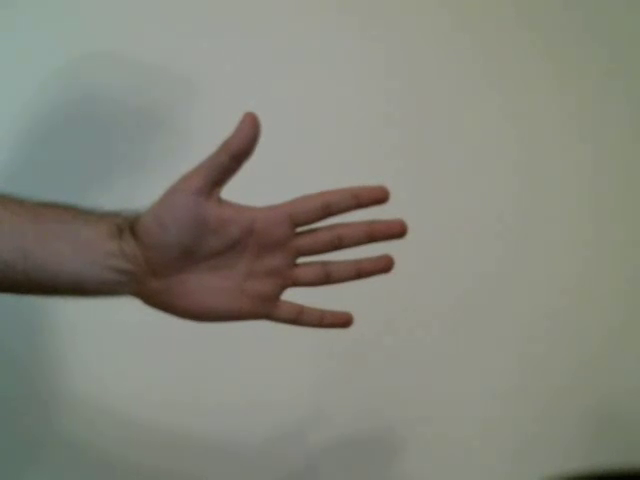
#> input picture frame 34 of Lab/opencv/python/data/hand_move.mp4, 640 x 480 px, given in place of the camera
$ python camera.py
#> lines starting #> are read from the running program, lines starting #| are printed output that depends on the picture
import cv2
import time
import platform

capture = cv2.VideoCapture(0) # grab default camera

width = int(capture.get(cv2.CAP_PROP_FRAME_WIDTH)) # grab frame width
height = int(capture.get(cv2.CAP_PROP_FRAME_HEIGHT)) # grab frame height

fps = capture.get(cv2.CAP_PROP_FPS)
print(f'Camera FPS: {fps}')

window_name = f'Platform: {platform.system()}'
cv2.namedWindow(window_name)

fourcc = cv2.VideoWriter_fourcc(*'mp4v')
writer = cv2.VideoWriter('test_video_0.mp4', fourcc, 30, (width, height))

prev_time = 0

while True:
    ret, frame = capture.read()
#> frame is the input picture: shape (480, 640, 3); mean B, G, R 123.8, 134.2, 133.3
    if not ret:
        break

    curr_time = time.time()
    real_time_fps = 1 / (curr_time - prev_time) if (curr_time - prev_time) > 0 else 0
    prev_time = curr_time

    gray = cv2.cvtColor(frame, cv2.COLOR_BGR2GRAY)
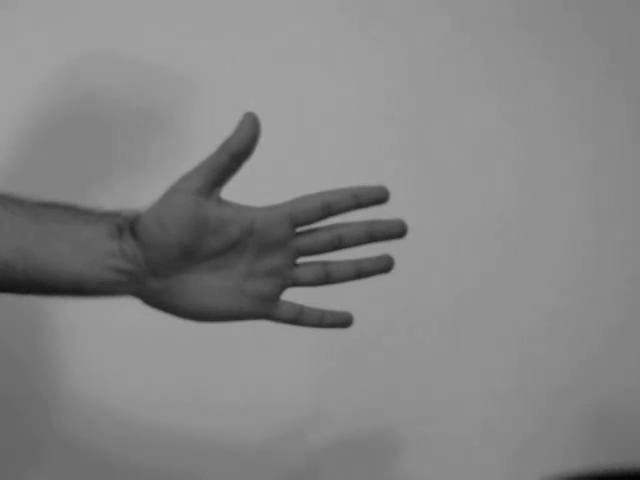
#> gray: shape (480, 640); min 3, max 166, mean 132.8
    display_frame = cv2.cvtColor(gray, cv2.COLOR_GRAY2BGR)

    # Create a blank image for the FPS text
    text_img = display_frame.copy()
    text_img[:] = 0  # Make it black
#> text_img: shape (480, 640, 3); every value is 0

    # Draw FPS text on the blank image
    cv2.putText(text_img, f'FPS: {real_time_fps:.2f}', (10, 30),
                cv2.FONT_HERSHEY_SIMPLEX, 1, (0,255,0), 2)
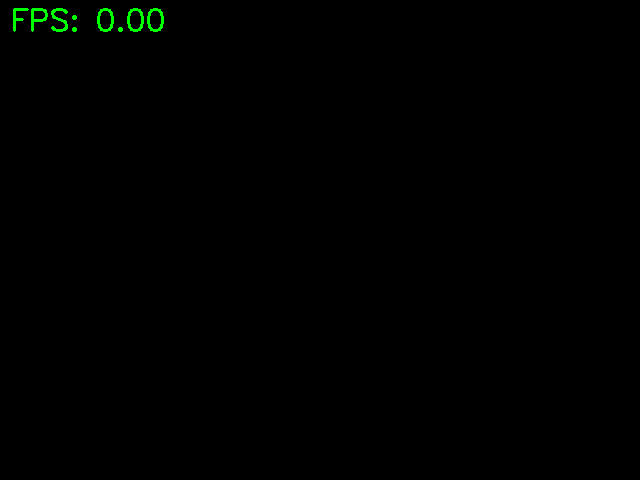
#> text_img: shape (480, 640, 3); mean B, G, R 0, 0.9, 0

    # Crop the region where the text is drawn
    text_roi = text_img[0:50, 0:250]  # Adjust size as needed
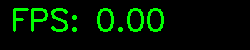
#> text_roi: shape (50, 250, 3); mean B, G, R 0, 21.2, 0

    # Flip the text ROI horizontally
    flipped_text = cv2.flip(text_roi, 1)
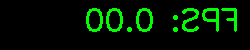
#> flipped_text: shape (50, 250, 3); mean B, G, R 0, 21.2, 0

    # Place the flipped text back onto the display frame
    display_frame[0:50, 0:250] = flipped_text
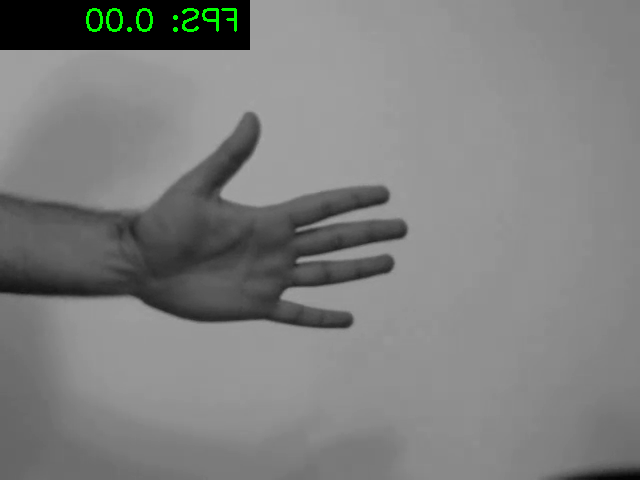
#> display_frame: shape (480, 640, 3); mean B, G, R 126.3, 127.2, 126.3

    writer.write(frame)
    cv2.imshow(window_name, cv2.flip(display_frame,1))
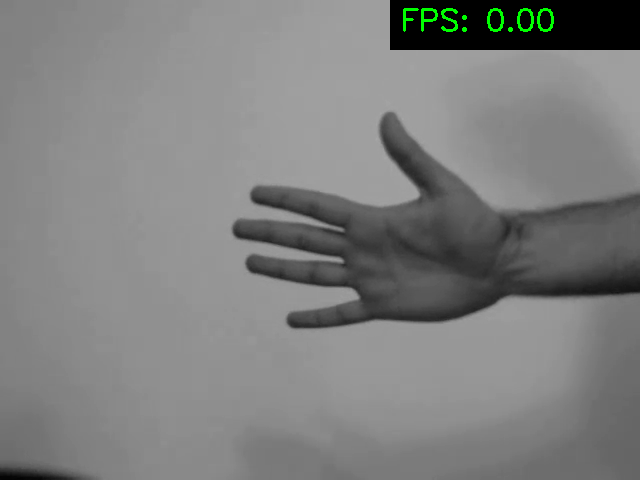
#> window 'Platform: Linux': shape (480, 640, 3); mean B, G, R 126.3, 127.2, 126.3

    if cv2.waitKey(1) & 0xFF == ord('q'):
#> (key q is pressed here)
        break

capture.release()
writer.release()
cv2.destroyAllWindows()

$ run again, starting later in the video
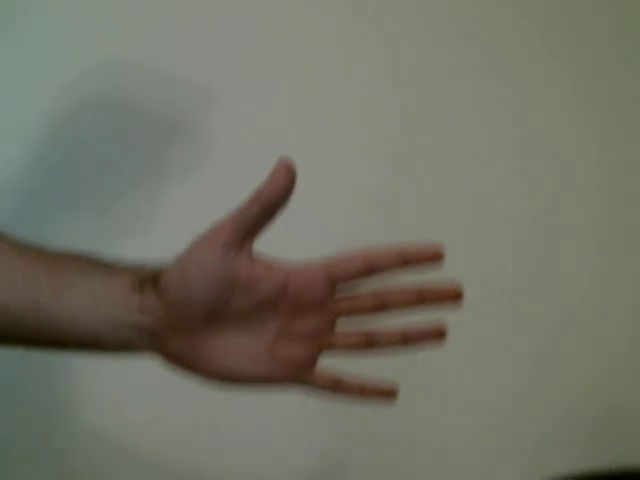
#> input picture frame 153 of Lab/opencv/python/data/hand_move.mp4, 640 x 480 px, given in place of the camera
#> frame is the input picture: shape (480, 640, 3); mean B, G, R 101.6, 114.6, 114.7
#> `display_frame[0:50, 0:250] = flipped_text`:
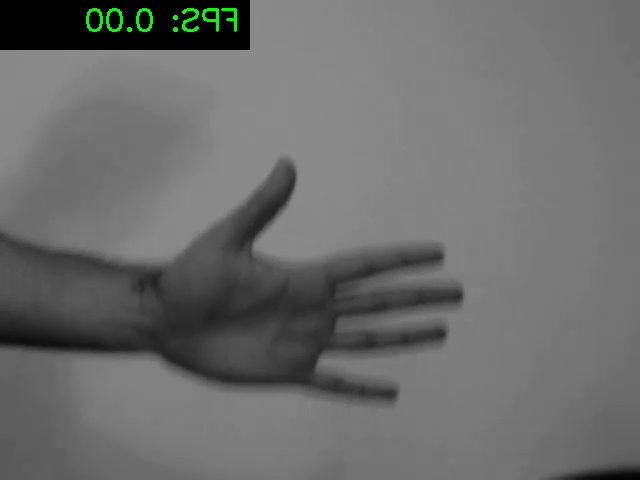
#> display_frame: shape (480, 640, 3); mean B, G, R 107.6, 108.5, 107.6
#> `cv2.imshow(window_name, cv2.flip(display_frame,1))`:
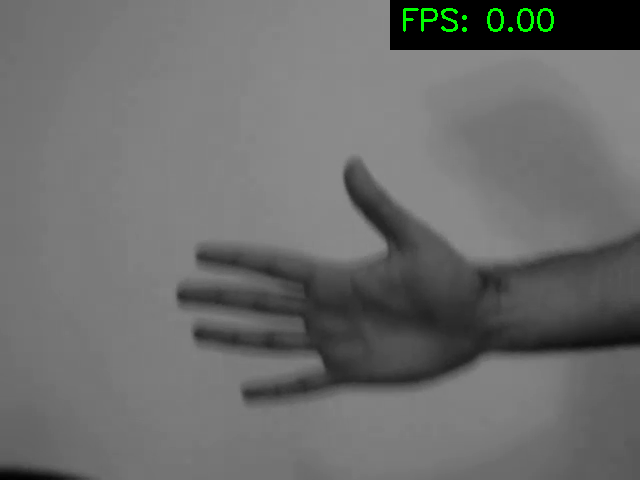
#> window 'Platform: Linux': shape (480, 640, 3); mean B, G, R 107.6, 108.5, 107.6

$ run again, starting later in the video
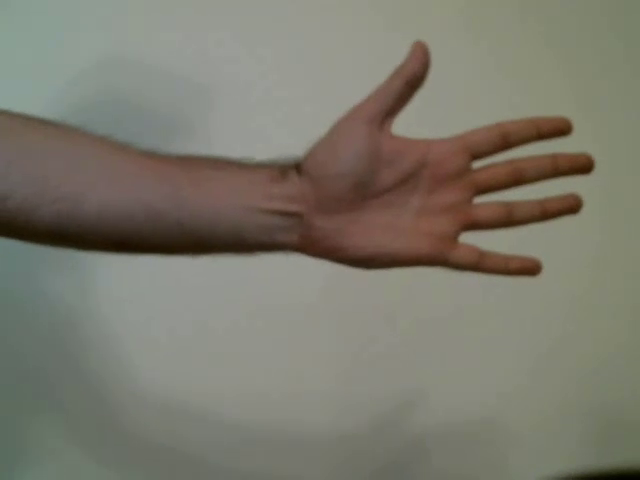
#> input picture frame 272 of Lab/opencv/python/data/hand_move.mp4, 640 x 480 px, given in place of the camera
#> frame is the input picture: shape (480, 640, 3); mean B, G, R 109.7, 122, 124.2
#> `display_frame[0:50, 0:250] = flipped_text`:
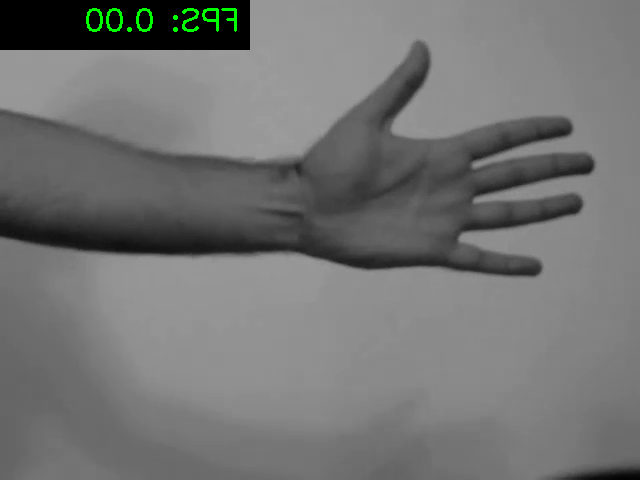
#> display_frame: shape (480, 640, 3); mean B, G, R 115.1, 115.9, 115.1
#> `cv2.imshow(window_name, cv2.flip(display_frame,1))`:
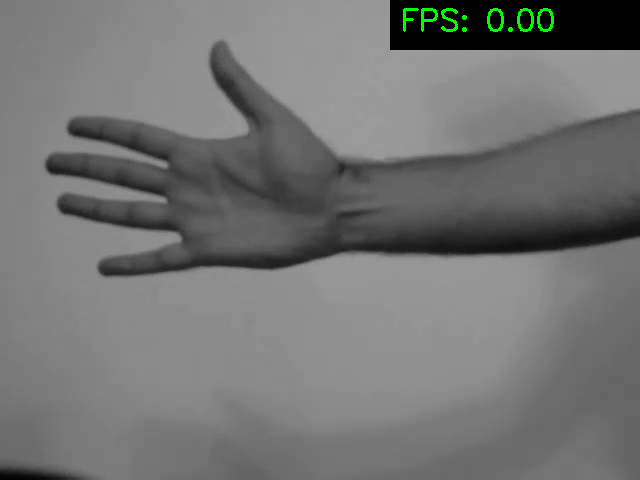
#> window 'Platform: Linux': shape (480, 640, 3); mean B, G, R 115.1, 115.9, 115.1
